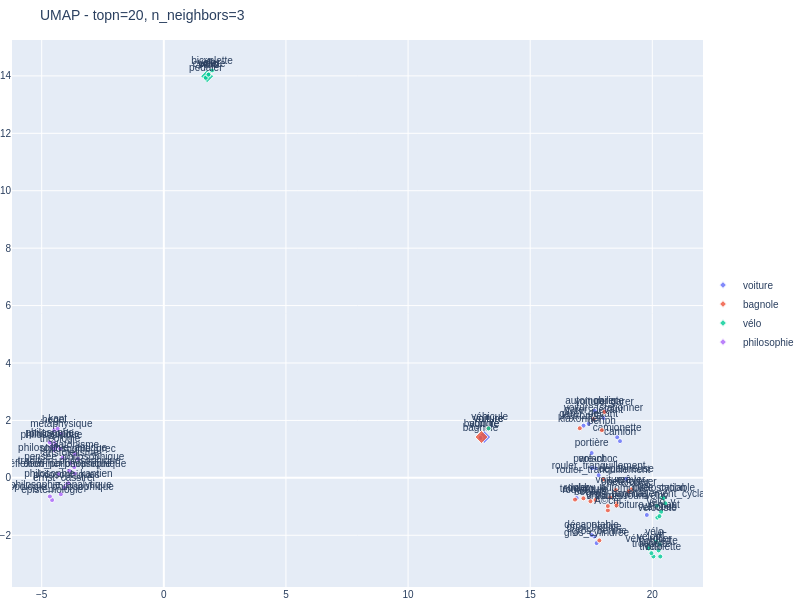
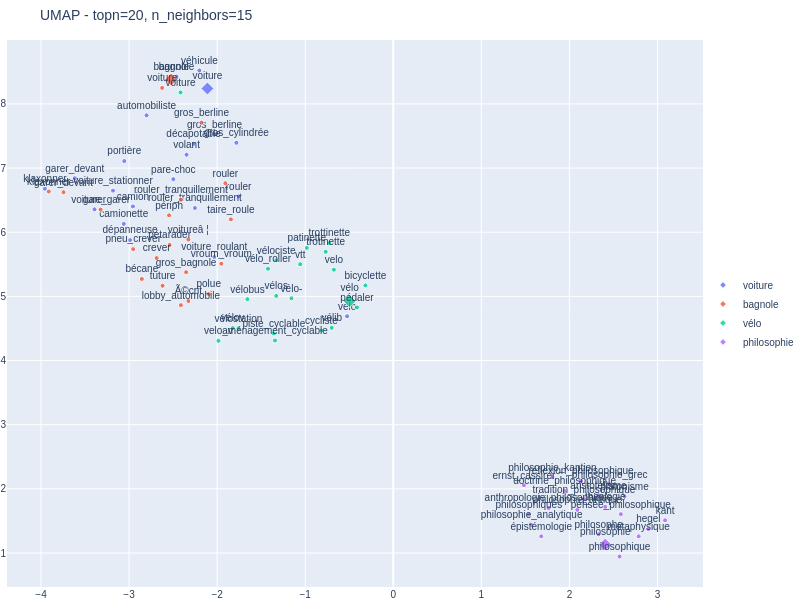

Notebook code cell kept with these figures, in order:
### Markdown cell above
**Réponse 4b :** Les méthodes non linéaires séparent mieux les groupes, à condition de garder un nombre de voisins assez faible.

- **Isomap** (`n_neighbors=10`) : quatre « branches » distinctes (philosophie, vélo, bagnole, voiture), mais voiture et bagnole restent en partie mélangés là où les branches se rejoignent.
- **t-SNE** (`perplexity=8`) : c'est le meilleur résultat, les quatre groupes sont identifiables (vélo, bagnole, voiture, et philosophie à l'écart). Dès 20, voiture et bagnole se mélangent.
- **UMAP** (`n_neighbors=8`) : philosophie est isolée et vélo se trouve à une extrémité de la bande des transports, mais voiture et bagnole y restent mélangés.

Meilleurs paramètres : **t-SNE avec une perplexité entre 8 et 12**. De manière générale, une petite valeur de `n_neighbors` (ou de perplexité) préserve la structure locale et sépare les groupes proches, tandis qu'une grande valeur privilégie la structure globale et fusionne voiture et bagnole.

On remarque aussi que les trois mots de départ *voiture*, *bagnole* et *vélo* (losanges) apparaissent souvent ensemble, un peu à l'écart de leurs voisins : chacun fait partie des voisins des autres.

### Code cell
# Question 4c
# Cinq clusters : un très petit n_neighbors fragmente les groupes
display_dimred_neighbors(model, word_list, n_components=2, topn=20, method='umap', n_neighbors=3)

# Trois clusters : un n_neighbors plus grand fusionne voiture et bagnole
display_dimred_neighbors(model, word_list, n_components=2, topn=20, method='umap', n_neighbors=15)

### Figure 1 — Plotly figure (JSON) as saved in the notebook; plotly's stock layout.template omitted (floating-point values rounded to 4 significant figures)
{"data": [{"marker": {"color": "#636EFA", "opacity": 0.8, "size": [10, 5, 5, 5, 5, 5, 5, 5, 5, 5, 5, 5, 5, 5, 5, 5, 5, 5, 5, 5, 5], "symbol": ["diamond", "circle", "circle", "circle", "circle", "circle", "circle", "circle", "circle", "circle", "circle", "circle", "circle", "circle", "circle", "circle", "circle", "circle", "circle", "circle", "circle"]}, "mode": "markers+text", "name": "voiture", "text": ["voiture", "gros_berline", "bagnole", "rouler", "véhicule", "décapotable", "pare-choc", "portière", "garer", "camionette", "camion", "garer_devant", "automobiliste", "rouler_tranquillement", "volant", "vélo", "voiture_roulant", "klaxonner", "gros_cylindrée", "dépanneuse", "voiture_stationner"], "textfont": {"size": 10}, "textposition": "top center", "type": "scatter", "x": [13.12, 17.62, 12.97, 16.9, 13.34, 17.51, 17.67, 17.52, 18.08, 18.56, 18.68, 17.39, 17.64, 17.8, 17.52, 1.854, 19.78, 17.18, 17.72, 18.93, 18.0], "y": [1.421, -2.043, 1.388, -0.7052, 1.772, -1.991, 0.3356, 0.8636, 2.327, 1.412, 1.279, 1.881, 2.334, 0.09313, 0.3353, 14.07, -1.293, 1.819, -2.273, -0.04368, 2.081]}, {"marker": {"color": "#EF553B", "opacity": 0.8, "size": [10, 5, 5, 5, 5, 5, 5, 5, 5, 5, 5, 5, 5, 5, 5, 5, 5, 5, 5, 5, 5], "symbol": ["diamond", "circle", "circle", "circle", "circle", "circle", "circle", "circle", "circle", "circle", "circle", "circle", "circle", "circle", "circle", "circle", "circle", "circle", "circle", "circle", "circle"]}, "mode": "markers+text", "name": "bagnole", "text": ["bagnole", "voiture", "rouler", "gros_bagnole", "taire_roule", "gros_berline", "lobby_automobile", "pétarader", "klaxonner", "voitureâ ¦", "périph", "Ã©crit", "crever", "rouler_tranquillement", "pneu_crever", "tuture", "voiture_garer", "bécane", "vroum_vroum", "polue", "garer_devant"], "textfont": {"size": 10}, "textposition": "top center", "type": "scatter", "x": [13.0, 13.29, 16.84, 18.54, 17.18, 17.83, 18.28, 19.02, 17.03, 18.51, 17.94, 18.18, 19.14, 18.0, 19.04, 17.67, 18.04, 17.47, 18.54, 18.18, 17.59], "y": [1.423, 1.725, -0.7579, -0.8917, -0.7133, -2.179, -0.6865, -0.486, 1.728, -0.4249, 1.66, -1.132, -0.4014, -0.04843, -0.466, -0.7703, 2.299, -0.814, -0.9606, -0.982, 2.042]}, {"marker": {"color": "#00CC96", "opacity": 0.8, "size": [10, 5, 5, 5, 5, 5, 5, 5, 5, 5, 5, 5, 5, 5, 5, 5, 5, 5, 5, 5, 5], "symbol": ["diamond", "circle", "circle", "circle", "circle", "circle", "circle", "circle", "circle", "circle", "circle", "circle", "circle", "circle", "circle", "circle", "circle", "circle", "circle", "circle", "circle"]}, "mode": "markers+text", "name": "vélo", "text": ["vélo", "bicyclette", "cycliste", "pédaler", "vélib", "velo", "vélo-", "vélos", "vélostation", "velo_v", "trotinette", "trottinette", "vélo_roller", "voiture", "piste_cyclable", "vtt", "vélociste", "vélov", "aménagement_cyclable", "vélobus", "patinette"], "textfont": {"size": 10}, "textposition": "top center", "type": "scatter", "x": [1.774, 1.973, 1.854, 1.719, 1.826, 20.04, 20.15, 19.85, 20.39, 20.36, 19.96, 20.33, 19.85, 13.29, 20.46, 20.3, 20.21, 20.19, 20.53, 20.29, 20.26], "y": [13.99, 14.19, 14.07, 13.93, 14.04, -2.737, -2.216, -2.378, -0.6858, -1.184, -2.623, -2.74, -2.461, 1.722, -0.7049, -2.323, -1.384, -0.9721, -0.8867, -1.334, -2.527]}, {"marker": {"color": "#AB63FA", "opacity": 0.8, "size": [10, 5, 5, 5, 5, 5, 5, 5, 5, 5, 5, 5, 5, 5, 5, 5, 5, 5, 5, 5, 5], "symbol": ["diamond", "circle", "circle", "circle", "circle", "circle", "circle", "circle", "circle", "circle", "circle", "circle", "circle", "circle", "circle", "circle", "circle", "circle", "circle", "circle", "circle"]}, "mode": "markers+text", "name": "philosophie", "text": ["philosophie", "philosophique", "philosophe", "philosophie_antique", "tradition_philosophique", "réflexion_philosophique", "métaphysique", "hegel", "kant", "épistémologie", "théologie", "philosophiques", "philosophie_kantien", "philosophie_analytique", "aristotélisme", "pensée_philosophique", "platonisme", "doctrine_philosophique", "anthropologie_philosophique", "ernst_cassirer", "philosophie_grec"], "textfont": {"size": 10}, "textposition": "top center", "type": "scatter", "x": [-4.488, -4.601, -4.673, -4.144, -3.872, -4.307, -4.196, -4.486, -4.348, -4.575, -4.248, -3.985, -3.909, -4.216, -3.816, -3.668, -3.639, -3.644, -4.666, -4.07, -3.52], "y": [1.089, 1.171, 1.24, 0.6987, 0.2452, 0.1306, 1.535, 1.667, 1.709, -0.773, 1.012, -0.2188, -0.1891, -0.5713, 0.515, 0.3738, 0.8204, 0.1487, -0.6479, -0.3416, 0.6606]}], "layout": {"font": {"family": "Arial", "size": 10}, "height": 600, "legend": {"x": 1, "y": 0.5}, "margin": {"b": 0, "l": 0, "r": 0, "t": 40}, "showlegend": true, "title": {"text": "UMAP - topn=20, n_neighbors=3"}, "width": 800}}

### Figure 2 — Plotly figure (JSON) as saved in the notebook; plotly's stock layout.template omitted (floating-point values rounded to 4 significant figures)
{"data": [{"marker": {"color": "#636EFA", "opacity": 0.8, "size": [10, 5, 5, 5, 5, 5, 5, 5, 5, 5, 5, 5, 5, 5, 5, 5, 5, 5, 5, 5, 5], "symbol": ["diamond", "circle", "circle", "circle", "circle", "circle", "circle", "circle", "circle", "circle", "circle", "circle", "circle", "circle", "circle", "circle", "circle", "circle", "circle", "circle", "circle"]}, "mode": "markers+text", "name": "voiture", "text": ["voiture", "gros_berline", "bagnole", "rouler", "véhicule", "décapotable", "pare-choc", "portière", "garer", "camionette", "camion", "garer_devant", "automobiliste", "rouler_tranquillement", "volant", "vélo", "voiture_roulant", "klaxonner", "gros_cylindrée", "dépanneuse", "voiture_stationner"], "textfont": {"size": 10}, "textposition": "top center", "type": "scatter", "x": [-2.11, -2.03, -2.461, -1.757, -2.202, -2.267, -2.497, -3.054, -3.392, -3.06, -2.956, -3.616, -2.801, -2.252, -2.347, -0.5245, -2.032, -3.955, -1.782, -2.988, -3.182], "y": [8.24, 7.526, 8.425, 6.557, 8.521, 7.377, 6.827, 7.108, 6.356, 6.13, 6.402, 6.841, 7.821, 6.377, 7.207, 4.69, 5.614, 6.677, 7.394, 5.877, 6.648]}, {"marker": {"color": "#EF553B", "opacity": 0.8, "size": [10, 5, 5, 5, 5, 5, 5, 5, 5, 5, 5, 5, 5, 5, 5, 5, 5, 5, 5, 5, 5], "symbol": ["diamond", "circle", "circle", "circle", "circle", "circle", "circle", "circle", "circle", "circle", "circle", "circle", "circle", "circle", "circle", "circle", "circle", "circle", "circle", "circle", "circle"]}, "mode": "markers+text", "name": "bagnole", "text": ["bagnole", "voiture", "rouler", "gros_bagnole", "taire_roule", "gros_berline", "lobby_automobile", "pétarader", "klaxonner", "voitureâ ¦", "périph", "Ã©crit", "crever", "rouler_tranquillement", "pneu_crever", "tuture", "voiture_garer", "bécane", "vroum_vroum", "polue", "garer_devant"], "textfont": {"size": 10}, "textposition": "top center", "type": "scatter", "x": [-2.521, -2.624, -1.907, -2.352, -1.844, -2.178, -2.412, -2.54, -3.912, -2.328, -2.546, -2.326, -2.687, -2.412, -2.953, -2.62, -3.323, -2.855, -1.953, -2.096, -3.744], "y": [8.38, 8.249, 6.763, 5.377, 6.2, 7.708, 4.863, 5.801, 6.634, 5.885, 6.263, 4.927, 5.596, 6.507, 5.736, 5.165, 6.353, 5.271, 5.509, 5.035, 6.624]}, {"marker": {"color": "#00CC96", "opacity": 0.8, "size": [10, 5, 5, 5, 5, 5, 5, 5, 5, 5, 5, 5, 5, 5, 5, 5, 5, 5, 5, 5, 5], "symbol": ["diamond", "circle", "circle", "circle", "circle", "circle", "circle", "circle", "circle", "circle", "circle", "circle", "circle", "circle", "circle", "circle", "circle", "circle", "circle", "circle", "circle"]}, "mode": "markers+text", "name": "vélo", "text": ["vélo", "bicyclette", "cycliste", "pédaler", "vélib", "velo", "vélo-", "vélos", "vélostation", "velo_v", "trotinette", "trottinette", "vélo_roller", "voiture", "piste_cyclable", "vtt", "vélociste", "vélov", "aménagement_cyclable", "vélobus", "patinette"], "textfont": {"size": 10}, "textposition": "top center", "type": "scatter", "x": [-0.4955, -0.3164, -0.8161, -0.4118, -0.6993, -0.6746, -1.156, -1.329, -1.757, -1.985, -0.7676, -0.7262, -1.422, -2.416, -1.356, -1.057, -1.329, -1.823, -1.342, -1.656, -0.9821], "y": [4.926, 5.171, 4.468, 4.827, 4.51, 5.416, 4.97, 5.007, 4.502, 4.307, 5.694, 5.831, 5.43, 8.179, 4.422, 5.501, 5.561, 4.506, 4.312, 4.957, 5.755]}, {"marker": {"color": "#AB63FA", "opacity": 0.8, "size": [10, 5, 5, 5, 5, 5, 5, 5, 5, 5, 5, 5, 5, 5, 5, 5, 5, 5, 5, 5, 5], "symbol": ["diamond", "circle", "circle", "circle", "circle", "circle", "circle", "circle", "circle", "circle", "circle", "circle", "circle", "circle", "circle", "circle", "circle", "circle", "circle", "circle", "circle"]}, "mode": "markers+text", "name": "philosophie", "text": ["philosophie", "philosophique", "philosophe", "philosophie_antique", "tradition_philosophique", "réflexion_philosophique", "métaphysique", "hegel", "kant", "épistémologie", "théologie", "philosophiques", "philosophie_kantien", "philosophie_analytique", "aristotélisme", "pensée_philosophique", "platonisme", "doctrine_philosophique", "anthropologie_philosophique", "ernst_cassirer", "philosophie_grec"], "textfont": {"size": 10}, "textposition": "top center", "type": "scatter", "x": [2.407, 2.569, 2.331, 2.09, 2.164, 2.132, 2.786, 2.896, 3.086, 1.68, 2.406, 1.538, 1.807, 1.57, 2.329, 2.584, 2.626, 1.945, 1.763, 1.483, 2.457], "y": [1.131, 0.9452, 1.292, 1.672, 1.838, 2.122, 1.26, 1.373, 1.51, 1.259, 1.72, 1.601, 2.182, 1.438, 1.901, 1.606, 1.883, 1.967, 1.7, 2.057, 2.073]}], "layout": {"font": {"family": "Arial", "size": 10}, "height": 600, "legend": {"x": 1, "y": 0.5}, "margin": {"b": 0, "l": 0, "r": 0, "t": 40}, "showlegend": true, "title": {"text": "UMAP - topn=20, n_neighbors=15"}, "width": 800}}
